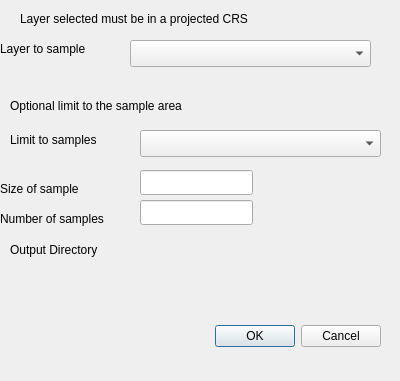
<?xml version="1.0" encoding="UTF-8"?>
<ui version="4.0">
 <class>SelectAreasDialogBase</class>
 <widget class="QDialog" name="SelectAreasDialogBase">
  <property name="geometry">
   <rect>
    <x>0</x>
    <y>0</y>
    <width>400</width>
    <height>381</height>
   </rect>
  </property>
  <property name="windowTitle">
   <string>Select Areas</string>
  </property>
  <widget class="QDialogButtonBox" name="button_box">
   <property name="geometry">
    <rect>
     <x>40</x>
     <y>320</y>
     <width>341</width>
     <height>32</height>
    </rect>
   </property>
   <property name="orientation">
    <enum>Qt::Horizontal</enum>
   </property>
   <property name="standardButtons">
    <set>QDialogButtonBox::Cancel|QDialogButtonBox::Ok</set>
   </property>
  </widget>
  <widget class="QgsMapLayerComboBox" name="mMapLayerComboBox">
   <property name="geometry">
    <rect>
     <x>130</x>
     <y>40</y>
     <width>241</width>
     <height>27</height>
    </rect>
   </property>
  </widget>
  <widget class="QLabel" name="label">
   <property name="geometry">
    <rect>
     <x>0</x>
     <y>40</y>
     <width>111</width>
     <height>17</height>
    </rect>
   </property>
   <property name="text">
    <string>Layer to sample</string>
   </property>
  </widget>
  <widget class="QLabel" name="label_2">
   <property name="geometry">
    <rect>
     <x>0</x>
     <y>180</y>
     <width>101</width>
     <height>17</height>
    </rect>
   </property>
   <property name="text">
    <string>Size of sample</string>
   </property>
  </widget>
  <widget class="QLabel" name="label_3">
   <property name="geometry">
    <rect>
     <x>0</x>
     <y>210</y>
     <width>141</width>
     <height>17</height>
    </rect>
   </property>
   <property name="text">
    <string>Number of samples</string>
   </property>
  </widget>
  <widget class="QLineEdit" name="lineEdit">
   <property name="geometry">
    <rect>
     <x>140</x>
     <y>170</y>
     <width>113</width>
     <height>25</height>
    </rect>
   </property>
  </widget>
  <widget class="QLineEdit" name="lineEdit_2">
   <property name="geometry">
    <rect>
     <x>140</x>
     <y>200</y>
     <width>113</width>
     <height>25</height>
    </rect>
   </property>
  </widget>
  <widget class="QgsMapLayerComboBox" name="mMapLayerComboBox_2">
   <property name="geometry">
    <rect>
     <x>140</x>
     <y>130</y>
     <width>241</width>
     <height>27</height>
    </rect>
   </property>
  </widget>
  <widget class="QLabel" name="label_4">
   <property name="geometry">
    <rect>
     <x>10</x>
     <y>130</y>
     <width>111</width>
     <height>20</height>
    </rect>
   </property>
   <property name="text">
    <string>Limit to samples</string>
   </property>
  </widget>
  <widget class="QLabel" name="label_5">
   <property name="geometry">
    <rect>
     <x>20</x>
     <y>10</y>
     <width>351</width>
     <height>17</height>
    </rect>
   </property>
   <property name="text">
    <string>Layer selected must be in a projected CRS</string>
   </property>
  </widget>
  <widget class="QLabel" name="label_6">
   <property name="geometry">
    <rect>
     <x>10</x>
     <y>80</y>
     <width>361</width>
     <height>51</height>
    </rect>
   </property>
   <property name="text">
    <string>Optional limit to the sample area </string>
   </property>
  </widget>
  <widget class="QgsFileWidget" name="mQgsFileWidget">
   <property name="geometry">
    <rect>
     <x>140</x>
     <y>240</y>
     <width>241</width>
     <height>27</height>
    </rect>
   </property>
  </widget>
  <widget class="QLabel" name="label_7">
   <property name="geometry">
    <rect>
     <x>10</x>
     <y>240</y>
     <width>121</width>
     <height>20</height>
    </rect>
   </property>
   <property name="text">
    <string>Output Directory</string>
   </property>
  </widget>
 </widget>
 <customwidgets>
  <customwidget>
   <class>QgsFileWidget</class>
   <extends>QWidget</extends>
   <header>qgsfilewidget.h</header>
  </customwidget>
  <customwidget>
   <class>QgsMapLayerComboBox</class>
   <extends>QComboBox</extends>
   <header>qgsmaplayercombobox.h</header>
  </customwidget>
 </customwidgets>
 <resources/>
 <connections>
  <connection>
   <sender>button_box</sender>
   <signal>accepted()</signal>
   <receiver>SelectAreasDialogBase</receiver>
   <slot>accept()</slot>
   <hints>
    <hint type="sourcelabel">
     <x>20</x>
     <y>20</y>
    </hint>
    <hint type="destinationlabel">
     <x>20</x>
     <y>20</y>
    </hint>
   </hints>
  </connection>
  <connection>
   <sender>button_box</sender>
   <signal>rejected()</signal>
   <receiver>SelectAreasDialogBase</receiver>
   <slot>reject()</slot>
   <hints>
    <hint type="sourcelabel">
     <x>20</x>
     <y>20</y>
    </hint>
    <hint type="destinationlabel">
     <x>20</x>
     <y>20</y>
    </hint>
   </hints>
  </connection>
 </connections>
</ui>
